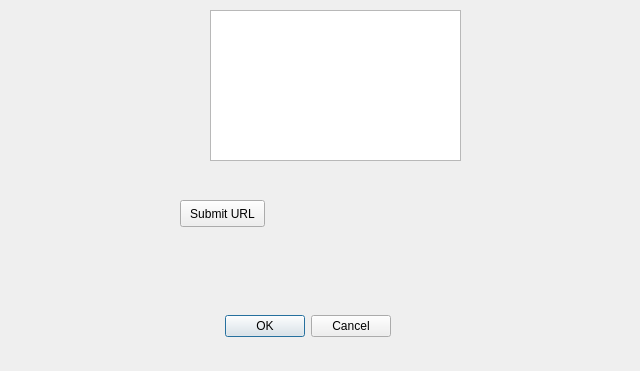
<?xml version="1.0" encoding="UTF-8"?>
<ui version="4.0">
 <class>Dialog</class>
 <widget class="QDialog" name="Dialog">
  <property name="geometry">
   <rect>
    <x>0</x>
    <y>0</y>
    <width>640</width>
    <height>371</height>
   </rect>
  </property>
  <property name="windowTitle">
   <string>Dialog</string>
  </property>
  <widget class="QDialogButtonBox" name="buttonBox">
   <property name="geometry">
    <rect>
     <x>50</x>
     <y>310</y>
     <width>341</width>
     <height>32</height>
    </rect>
   </property>
   <property name="orientation">
    <enum>Qt::Horizontal</enum>
   </property>
   <property name="standardButtons">
    <set>QDialogButtonBox::Cancel|QDialogButtonBox::Ok</set>
   </property>
  </widget>
  <widget class="QPushButton" name="Submit">
   <property name="geometry">
    <rect>
     <x>180</x>
     <y>200</y>
     <width>85</width>
     <height>27</height>
    </rect>
   </property>
   <property name="text">
    <string>Submit URL</string>
   </property>
  </widget>
  <widget class="Q3TextEdit" name="textEdit">
   <property name="geometry">
    <rect>
     <x>300</x>
     <y>200</y>
     <width>211</width>
     <height>31</height>
    </rect>
   </property>
  </widget>
  <widget class="QTextEdit" name="textEdit_2">
   <property name="geometry">
    <rect>
     <x>210</x>
     <y>10</y>
     <width>251</width>
     <height>151</height>
    </rect>
   </property>
   <property name="html">
    <string>&lt;!DOCTYPE HTML PUBLIC &quot;-//W3C//DTD HTML 4.0//EN&quot; &quot;http://www.w3.org/TR/REC-html40/strict.dtd&quot;&gt;
&lt;html&gt;&lt;head&gt;&lt;meta name=&quot;qrichtext&quot; content=&quot;1&quot; /&gt;&lt;style type=&quot;text/css&quot;&gt;
p, li { white-space: pre-wrap; }
&lt;/style&gt;&lt;/head&gt;&lt;body style=&quot; font-family:'Noto Sans'; font-size:9pt; font-weight:400; font-style:normal;&quot;&gt;
&lt;p style=&quot; margin-top:0px; margin-bottom:0px; margin-left:0px; margin-right:0px; -qt-block-indent:0; text-indent:0px;&quot;&gt;&lt;img src=&quot;:/image/prezto.png&quot; /&gt;&lt;/p&gt;&lt;/body&gt;&lt;/html&gt;</string>
   </property>
  </widget>
 </widget>
 <customwidgets>
  <customwidget>
   <class>Q3Frame</class>
   <extends>QFrame</extends>
   <header>Qt3Support/Q3Frame</header>
   <container>1</container>
  </customwidget>
  <customwidget>
   <class>Q3TextEdit</class>
   <extends>Q3Frame</extends>
   <header>q3textedit.h</header>
  </customwidget>
 </customwidgets>
 <resources>
  <include location="Logo.qrc"/>
 </resources>
 <connections>
  <connection>
   <sender>buttonBox</sender>
   <signal>accepted()</signal>
   <receiver>Dialog</receiver>
   <slot>accept()</slot>
   <hints>
    <hint type="sourcelabel">
     <x>248</x>
     <y>254</y>
    </hint>
    <hint type="destinationlabel">
     <x>157</x>
     <y>274</y>
    </hint>
   </hints>
  </connection>
  <connection>
   <sender>buttonBox</sender>
   <signal>rejected()</signal>
   <receiver>Dialog</receiver>
   <slot>reject()</slot>
   <hints>
    <hint type="sourcelabel">
     <x>316</x>
     <y>260</y>
    </hint>
    <hint type="destinationlabel">
     <x>286</x>
     <y>274</y>
    </hint>
   </hints>
  </connection>
 </connections>
</ui>
